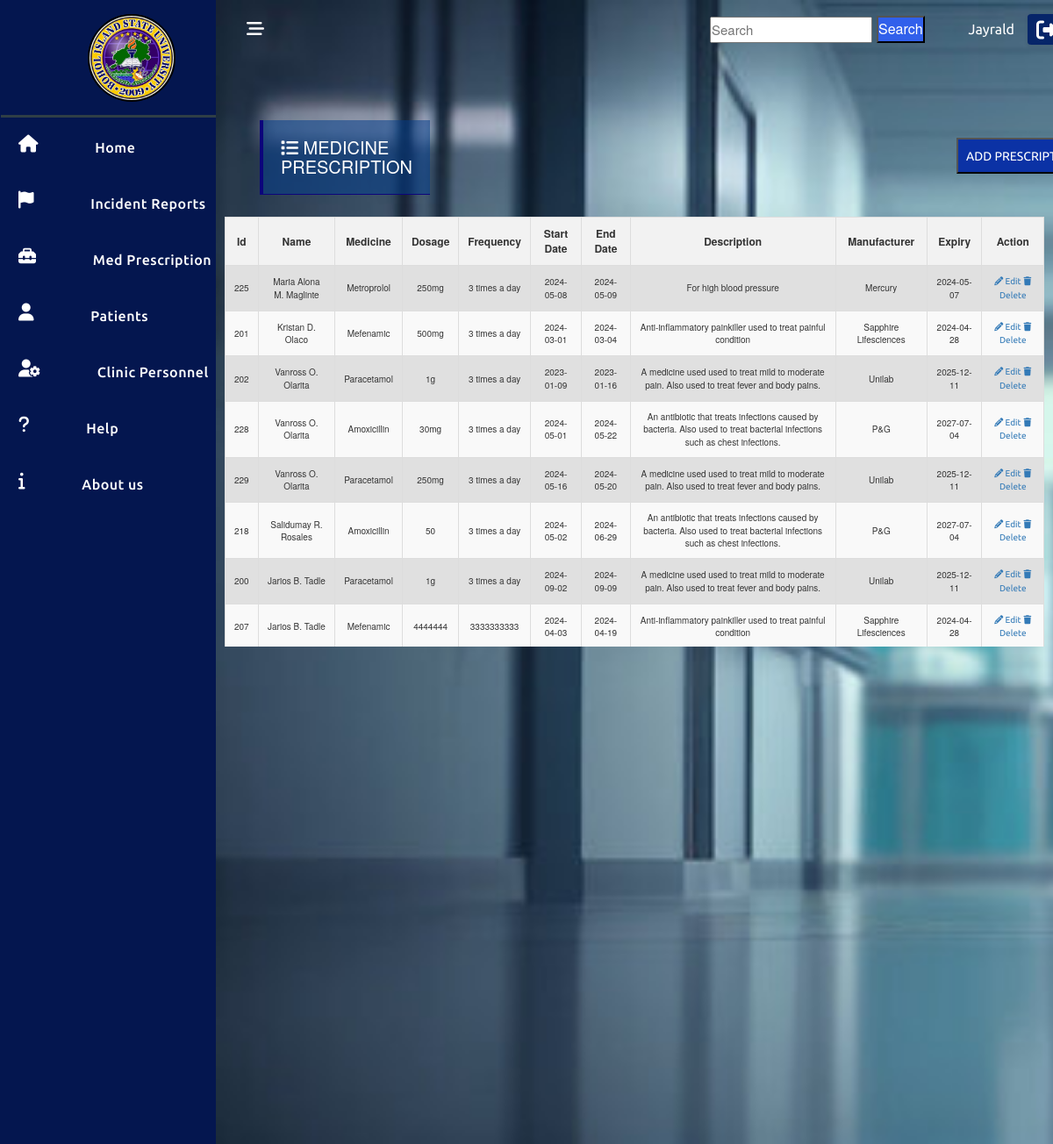
Screenshot of /html/medicine_inventory.php (signed in) with the database file from the repository.
### tables this page shows
CREATE TABLE `medicine_prescription` (
  `id` int(11) NOT NULL,
  `report_id` int(11) NOT NULL,
  `medicine_id` int(11) NOT NULL,
  `dosage` varchar(20) NOT NULL,
  `frequency` varchar(30) NOT NULL,
  `start_date` date NOT NULL,
  `end_date` date NOT NULL
);

CREATE TABLE `personal_info` (
  `id` int(25) NOT NULL,
  `role` char(20) NOT NULL,
  `fullname` varchar(80) NOT NULL,
  `status` char(20) NOT NULL,
  `gender` char(20) NOT NULL,
  `course` varchar(80) DEFAULT NULL,
  `yr_level` int(11) DEFAULT NULL,
  `department` varchar(50) NOT NULL,
  `birthdate` date NOT NULL,
  `address` varchar(60) NOT NULL,
  `email` varchar(50) NOT NULL,
  `contact_number` varchar(30) NOT NULL,
  `emergency_number` varchar(30) NOT NULL,
  `emergency_contact` varchar(50) NOT NULL,
  `height_cm` int(11) NOT NULL,
  `weight_kg` int(11) NOT NULL
);

CREATE TABLE `medicines` (
  `id` int(11) NOT NULL,
  `name` varchar(30) NOT NULL,
  `description` varchar(150) NOT NULL,
  `manufacturer` varchar(50) NOT NULL,
  `expiry_date` date NOT NULL
);

### Database/show-Medicine.php (called while the page is built)
<?php
    include ('connection.php');
    $stmt = $conn->prepare('
        SELECT mp.*,  pi.fullname AS personal_fullname, m.name AS medicine_name, m.description , m.manufacturer, m.expiry_date
        FROM medicine_prescription mp
        JOIN incident_report ir ON mp.report_id = ir.id
        JOIN personal_info pi ON ir.personal_id = pi.id
        JOIN medicines m ON mp.medicine_id = m.id
    ');
    $stmt->execute();
    $stmt->setFetchMode(PDO::FETCH_ASSOC);
    return $stmt->fetchAll();

### html/medicine_inventory.php (the view, shortened to what this page needs)
<?php
    $user = ($_SESSION['user']);
    $MedicinePres = include('../Database/show-Medicine.php');
    include('../includes/header.php');
?>
    <main class="main-wrap">
        <?php include('../html/navigation.php'); ?>
        <section class="showcase active">
            <div class="overlay">
                <div class="head">
                    <button class="toggler">
                        <i class="fa-solid fa-bars-staggered" style="color: #ffffff;"></i>
                    </button>
                    <div class="top">
                        <input class="search-bar" type="text" id="search" placeholder="Search">
                        <button type="button" class="search" onclick="searchFunction()">Search</button>
                        <span><?= $user['firstName'] ?></span>
                        <button class="log-out" onclick="openModal()">
                            <i class="fa-solid fa-right-from-bracket" style="color: #ffffff;"></i>
                        </button>
                    </div>
                </div>
                <div class="content">
                    <div class="clinichead">
                        <h1 class="cs2"><i class="fa-solid fa-list" style="color: #ffffff;"></i> MEDICINE PRESCRIPTION</h1>
                        <div class="Add">
                            <a href="../html/add-form-pres.php" class="icon-link">
                                <button class="create">ADD PRESCRIPTION</button>
                            </a>
                        </div>
                    </div>
                    <div class="TableList">
                        <div class="MedicineP">
                            <table>
                                <thead>
                                    <th><button onclick="sortTable(0)">Id</button></th>
                                    <th><button onclick="sortTable(1)">Name</button></th>
                                    <th><button onclick="sortTable(2)">Medicine</button></th>
                                    <th><button onclick="sortTable(3)">Dosage</button></th>
                                    <th><button onclick="sortTable(4)">Frequency</button></th>
                                    <th><button onclick="sortTable(5)">Start Date</button></th>
                                    <th><button onclick="sortTable(6)">End Date</button></th>
                                    <th><button onclick="sortTable(7)">Description</button></th>
                                    <th><button onclick="sortTable(8)">Manufacturer</button></th>
                                    <th><button onclick="sortTable(9)">Expiry</button></th>
                                    <th>Action</th>
                                </thead>
                                <tbody>
                                    <?php
                                        foreach($MedicinePres as $medicine){ ?>
                                        <tr>
                                            <td class="Id"><?= $medicine['id']?></td>
                                            <td class="FullName"><?= $medicine['personal_fullname']?></td>
                                            <td class="Medicine_name"><?= $medicine['medicine_name']?></td>
                                            <td class="Dosage"><?= $medicine['dosage']?></td>
                                            <td class="Frequency"><?= $medicine['frequency']?></td>
                                            <td class="Start_date"><?= $medicine['start_date']?></td>
                                            <td class="End_date"><?= $medicine['end_date']?></td>
                                            <td class="Description"><?= $medicine['description']?></td>
                                            <td class="Manufacturer"><?= $medicine['manufacturer']?></td>
                                            <td class="Expiry_date"><?= $medicine['expiry_date']?></td>
                                            <td>
                                                <a href="" class="updateBtn" data-userid="<?= $medicine['id'] ?>"><i class="fa fa-pencil"></i> Edit</a>
                                                <a href="" class="deleteBtn" data-userid="<?= $medicine['id'] ?>"><i class="fa fa-trash"> </i> Delete</a>
                                            </td>
                                        </tr>
                                    <?php }?>
                                </tbody>
                            </table>
                        </div>
                    </div>
                </div>
            </div>
        </section>
    </main>
    <?php include('../includes/scripts.php'); ?>

### css/home_styles.css (style rules this page uses)
body { position: fixed; width: 100%; }
* { margin: 0; padding: 0; box-sizing: border-box; }
a { text-decoration: none; font-family: "Ubuntu", sans-serif; }
.main-wrap { width: 100%; display: flex; }
.main-wrap .showcase { width: 97%; height: 100vh; background-position: center; background: url("../images/background1.jpg") no-repeat; background-size: cover; position: relative; transition: 0.3s ease-in-out; }
.main-wrap .showcase .overlay { position: absolute; top: 0; left: 0; width: 100%; height: 100%; }
.main-wrap .showcase .head { padding: 13px 25px; }
.main-wrap .showcase .head .toggler { display: inline-block; background: transparent; border: none; outline: 0; color: #fff; padding: 10px 10px; border-radius: 5px; cursor: pointer; transition: 0.2s ease; }
.main-wrap .showcase .head .toggler i { font-size: 20px; }
.main-wrap .showcase .content { margin-top: 50px; width: 100%; text-align: center; }
.showcase { position: relative; }
.head { display: flex; align-items: center; }
.top { display: flex; align-items: center; justify-content: right; width: 100%; text-align: center; }
.top .search-bar { margin-left: 670px; margin-right: 5px; width: 200px; height: 30px; font-size: 15px; }
.top .search { color: #fff; background: #3160eb; height: 31px; width: 70px; margin-right: 50px; font-size: medium; }
span { color: #fff; margin-right: 15px; font-family: "Ubuntu", sans-serif; font-size: medium; }
.log-out { display: flex; align-items: center; justify-content: space-between; height: 35px; width: auto; padding: 0 10px; background: #062569; border: none; cursor: pointer; border-radius: 10%; box-shadow: 0px 2px 4px rgba(0, 0, 0, 0.1); transition: background-color 0.3s, transform 0.3s; }
.log-out i { font-size: 24px; color: #ffffff; }
.create { color: #fff; background: #0b32a5; height: 41px; width: 150px; margin-top: 40px; margin-left: 600px; }
.clinichead { display: flex; }
h1.cs2 { background: #033c8b88; margin-left: 50px; width: 350px; text-align: left; font-size: 20px; color: #ffffff; border-bottom: 1px solid #0c047b; border-left: 4px solid #0c047b; padding-bottom: 11px; padding: 20px; }
div.MedicineP { margin-top: 5px; padding: 10px; max-height: 500px; overflow-y: auto; }
div.MedicineP table { width: 100%; border-collapse: collapse; }
div.MedicineP th { background-color: #f2f2f2; border: 1px solid #ddd; padding: 10px; text-align: center; font-size: 12px; }
div.MedicineP td { border: 1px solid #ddd; padding: 10px; font-size: 10px; }
div.MedicineP tr:nth-child(even) { background-color: #f9f9f9; }
div.MedicineP tr:nth-child(odd) { background-color: #e0e0e0; }

### html/medicine_inventory.php (style rules this page uses)
thead button { background: none; border: none; color: inherit; font: inherit; cursor: pointer; outline: none; padding: 0; }

### rows the page displays
medicine_prescription: id "225", personal_info.fullname "Maria Alona M. Maglinte", medicine.name "Metroprolol", dosage "250mg", frequency "3 times a day", start_date "2024-05-08", end_date "2024-05-09", medicine.description "For high blood pressure", medicine.manufacturer "Mercury", medicine.expiry_date "2024-05-07"
medicine_prescription: id "201", personal_info.fullname "Kristan D. Olaco", medicine.name "Mefenamic", dosage "500mg", frequency "3 times a day", start_date "2024-03-01", end_date "2024-03-04", medicine.description "Anti-inflammatory painkiller used to treat painful condition", medicine.manufacturer "Sapphire Lifesciences", medicine.expiry_date "2024-04-28"
medicine_prescription: id "202", personal_info.fullname "Vanross O. Olarita", medicine.name "Paracetamol", dosage "1g", frequency "3 times a day", start_date "2023-01-09", end_date "2023-01-16", medicine.description "A medicine used used to treat mild to moderate pain. Also used to treat fever and body pains.", medicine.manufacturer "Unilab", medicine.expiry_date "2025-12-11"
medicine_prescription: id "228", personal_info.fullname "Vanross O. Olarita", medicine.name "Amoxicillin", dosage "30mg", frequency "3 times a day", start_date "2024-05-01", end_date "2024-05-22", medicine.description "An antibiotic that treats infections caused by bacteria. Also used to treat bacterial infections such as chest infections.", medicine.manufacturer "P&G", medicine.expiry_date "2027-07-04"
medicine_prescription: id "229", personal_info.fullname "Vanross O. Olarita", medicine.name "Paracetamol", dosage "250mg", frequency "3 times a day", start_date "2024-05-16", end_date "2024-05-20", medicine.description "A medicine used used to treat mild to moderate pain. Also used to treat fever and body pains.", medicine.manufacturer "Unilab", medicine.expiry_date "2025-12-11"
medicine_prescription: id "218", personal_info.fullname "Salidumay R. Rosales", medicine.name "Amoxicillin", dosage "50", frequency "3 times a day", start_date "2024-05-02", end_date "2024-06-29", medicine.description "An antibiotic that treats infections caused by bacteria. Also used to treat bacterial infections such as chest infections.", medicine.manufacturer "P&G", medicine.expiry_date "2027-07-04"
medicine_prescription: id "200", personal_info.fullname "Jarios B. Tadle", medicine.name "Paracetamol", dosage "1g", frequency "3 times a day", start_date "2024-09-02", end_date "2024-09-09", medicine.description "A medicine used used to treat mild to moderate pain. Also used to treat fever and body pains.", medicine.manufacturer "Unilab", medicine.expiry_date "2025-12-11"
medicine_prescription: id "207", personal_info.fullname "Jarios B. Tadle", medicine.name "Mefenamic", dosage "4444444", frequency "3333333333", start_date "2024-04-03", end_date "2024-04-19", medicine.description "Anti-inflammatory painkiller used to treat painful condition", medicine.manufacturer "Sapphire Lifesciences", medicine.expiry_date "2024-04-28"

### other values shown
$user['firstName'] "Jayrald"
